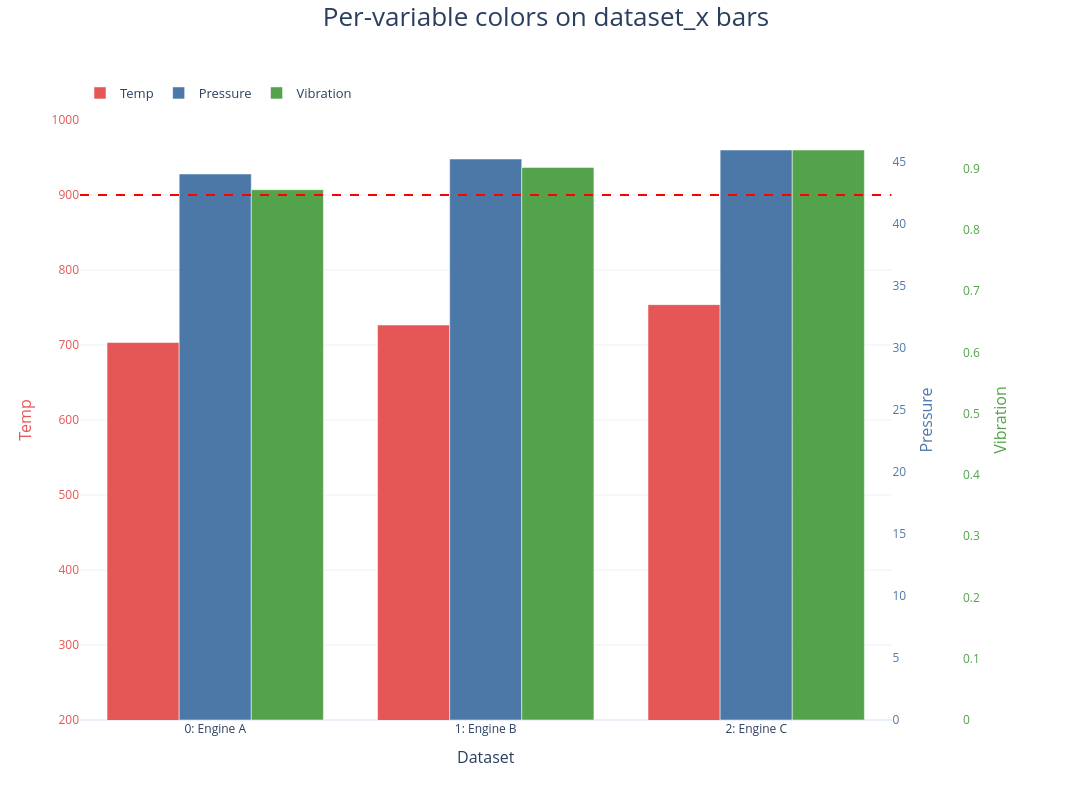

The code cell stored with this chart in its notebook:
### Code cell
nb.suptitle = "Per-variable colors on dataset_x bars"
nb.bar(y=["Temp", "Pressure", "Vibration"], by="dataset_x")

### Figure 1 — Plotly figure (JSON) as saved in the notebook; plotly's stock layout.template omitted (floating-point values rounded to 4 significant figures)
{"data": [{"marker": {"color": "#E45756"}, "name": "Temp", "offsetgroup": "0", "opacity": 1.0, "type": "bar", "x": ["0: Engine A", "1: Engine B", "2: Engine C"], "y": [703.3, 726.6, 753.8], "yaxis": "y"}, {"marker": {"color": "#4C78A8"}, "name": "Pressure", "offsetgroup": "1", "opacity": 1.0, "type": "bar", "x": ["0: Engine A", "1: Engine B", "2: Engine C"], "y": [44.02, 45.23, 45.95], "yaxis": "y2"}, {"marker": {"color": "#54A24B"}, "name": "Vibration", "offsetgroup": "2", "opacity": 1.0, "type": "bar", "x": ["0: Engine A", "1: Engine B", "2: Engine C"], "y": [0.8654, 0.9016, 0.9301], "yaxis": "y3"}], "layout": {"barmode": "group", "height": 800, "hoverlabel": {"font": {"size": 12}}, "legend": {"font": {"size": 13}, "orientation": "h", "x": 0, "xanchor": "left", "y": 1.02, "yanchor": "bottom"}, "margin": {"r": 130, "t": 120}, "shapes": [{"line": {"color": "red", "dash": "dash"}, "type": "line", "x0": 0, "x1": 1, "xref": "x domain", "y0": 900, "y1": 900, "yref": "y"}], "title": {"font": {"size": 26}, "text": "Per-variable colors on dataset_x bars", "x": 0.5, "y": 0.99, "yanchor": "top", "yref": "container"}, "width": 1200, "xaxis": {"domain": [0, 0.92], "tickfont": {"size": 12}, "title": {"font": {"size": 16}, "text": "Dataset"}}, "yaxis": {"range": [200, 1000], "showgrid": true, "tickfont": {"color": "#E45756", "size": 12}, "title": {"font": {"color": "#E45756", "size": 16}, "text": "Temp"}}, "yaxis2": {"anchor": "x", "overlaying": "y", "showgrid": false, "side": "right", "tickfont": {"color": "#4C78A8", "size": 12}, "title": {"font": {"color": "#4C78A8", "size": 16}, "text": "Pressure"}}, "yaxis3": {"anchor": "free", "overlaying": "y", "position": 1.0, "showgrid": false, "side": "right", "tickfont": {"color": "#54A24B", "size": 12}, "title": {"font": {"color": "#54A24B", "size": 16}, "text": "Vibration"}}}}
